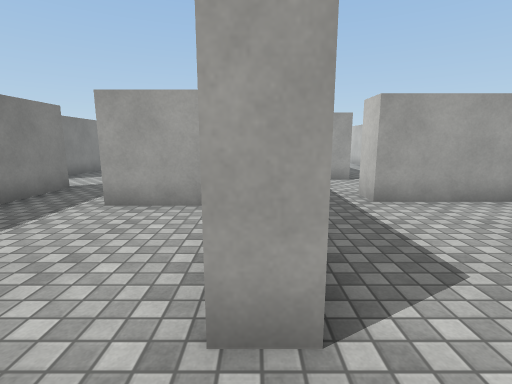
View 1 (above)

15 first-person views from a walk through a scene from a Unity 3-D project. The camera is 1.4 m above the floor, tilts 10° down and sees 85° across. The floor is counted in squares, 1 m on a side. Each view is taken from the middle of a square. On the plan, view 1 faces up. The plan holds only what a view shows up to about 14 squares ahead; the rest is blank. Surface patterns are stand-ins for the level's own textures.

View 2
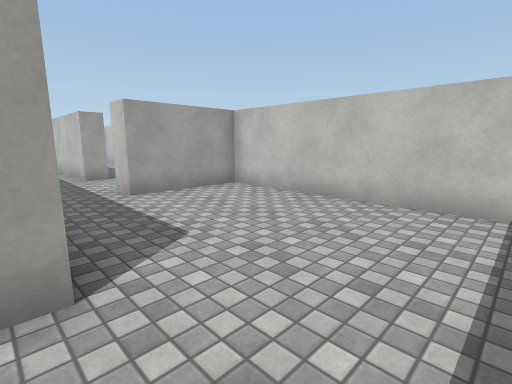

View 3
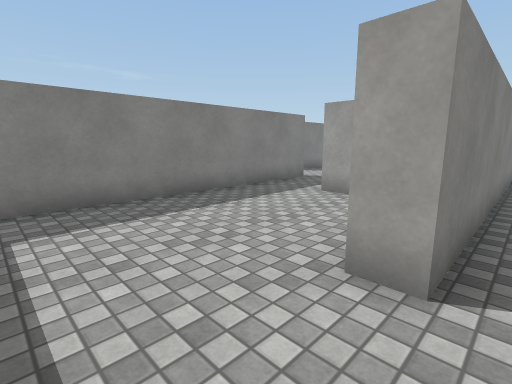

View 4
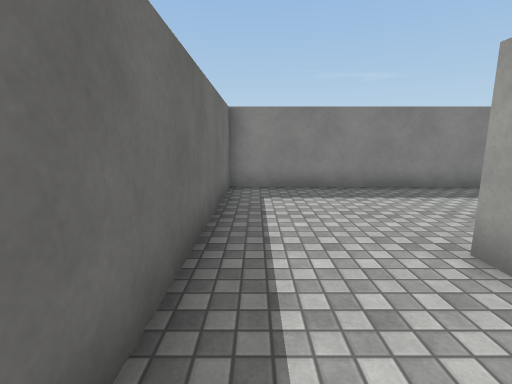

View 5
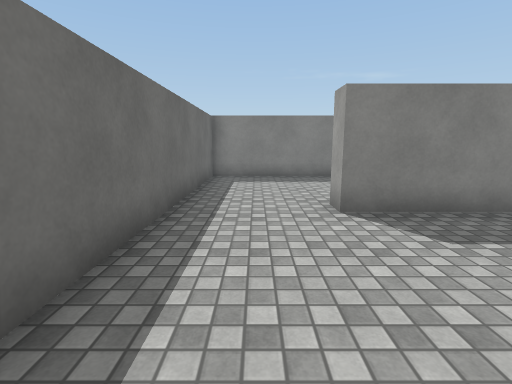

View 6
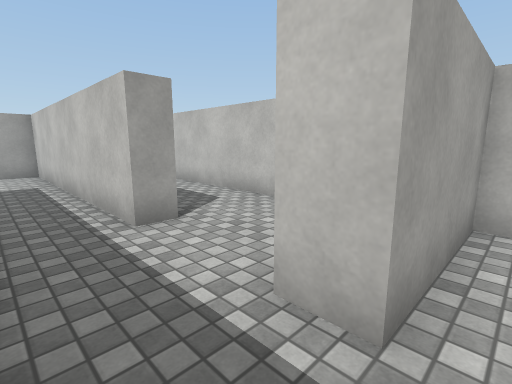

View 7
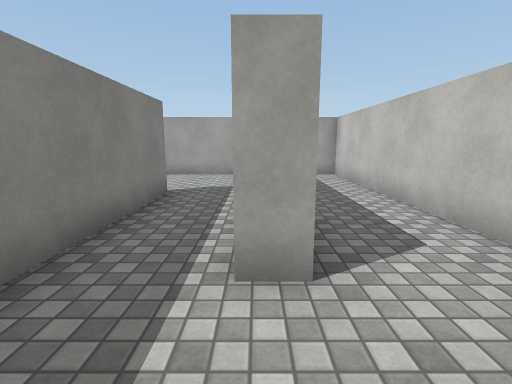

View 8
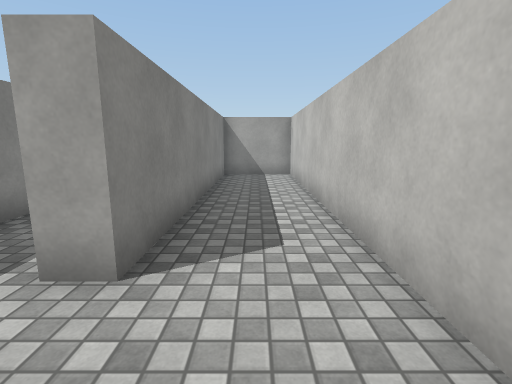

View 9
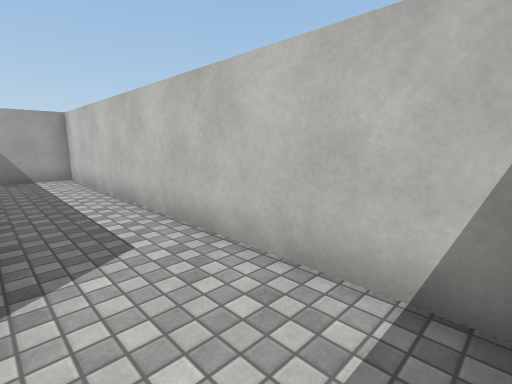

View 10
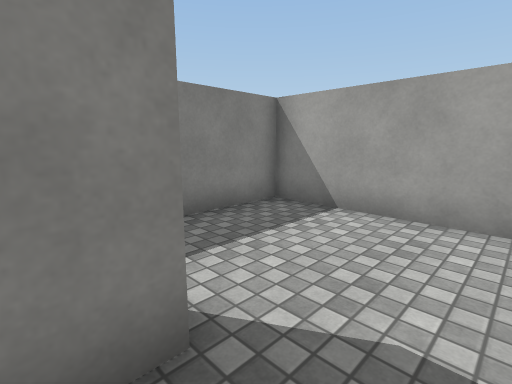

View 11
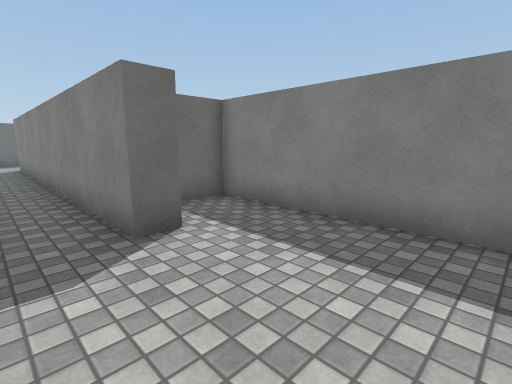

View 12
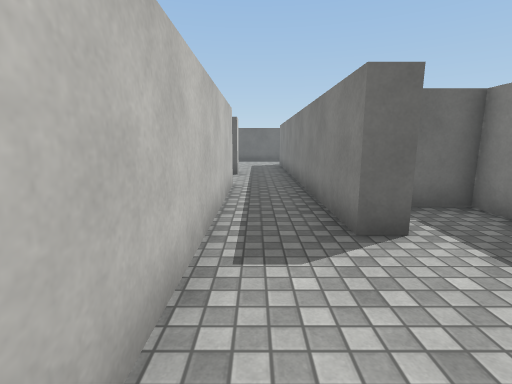

View 13
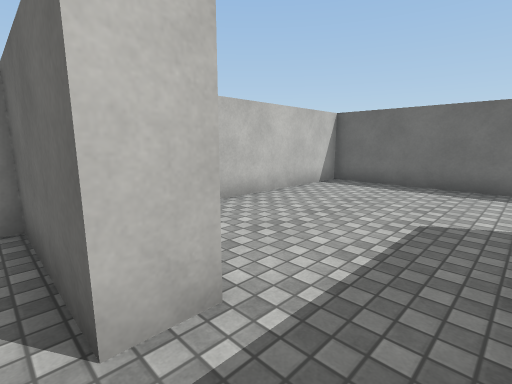

View 14
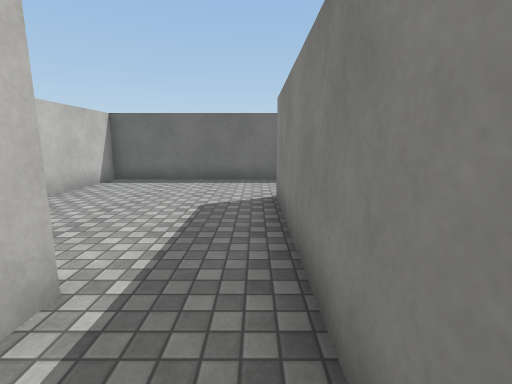

View 15
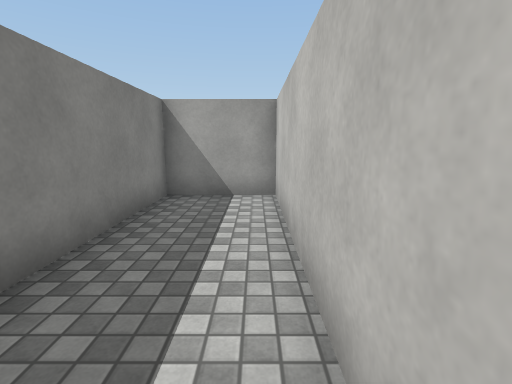

### Floor plan
Ten units are one square. View 1 is at (0, 0); x grows to the right and y downward. Boxes are objects, and circles mark ways between rooms. Rooms are numbered by the first view taken in them; rooms with no view inside come last. Other rooms are left out.
<svg viewBox="-64 -210 134 233">
<path fill="none" stroke="#000" d="M5 -64 5 -17 -4 -17M-11 -62 -35 -62M-59 -76 -59 18 65 18 65 -66 28 -66M5 -104 5 -64M28 -66 28 -76 65 -76 65 -205 36 -205 36 -107 28 -107M-4 -159 5 -159 5 -104M28 -107 28 -205 -27 -205 -27 -140 -14 -140"/>
<circle cx="15" cy="-70" r="3" fill="#2a7"/>
<circle cx="15" cy="-100" r="3" fill="#2a7"/>
<text x="10" y="-20">1</text>
<text x="40" y="-130">2</text>
<text x="0" y="-160">3</text>
</svg>
Room 1 opens to room 2. Room 2 opens to room 3.

Where each view was taken, in squares from view 1:
view 1: 0 up, 0 right, facing up
view 2: 1 down, 0 right, facing up-right
view 3: 1 down, 1 right, facing up-left
view 4: 1 down, 3 right, facing left
view 5: 0 up, 6 right, facing left
view 6: 6 up, 1 right, facing up-right
view 7: 8 up, 3 right, facing up
view 8: 8 up, 5 right, facing up
view 9: 8 up, 4 right, facing up-right
view 10: 15 up, 2 right, facing up-left
view 11: 20 up, 2 right, facing down-left
view 12: 20 up, 2 right, facing down
view 13: 8 up, 1 right, facing down-right
view 14: 9 up, 1 right, facing down
view 15: 13 up, 6 right, facing up
